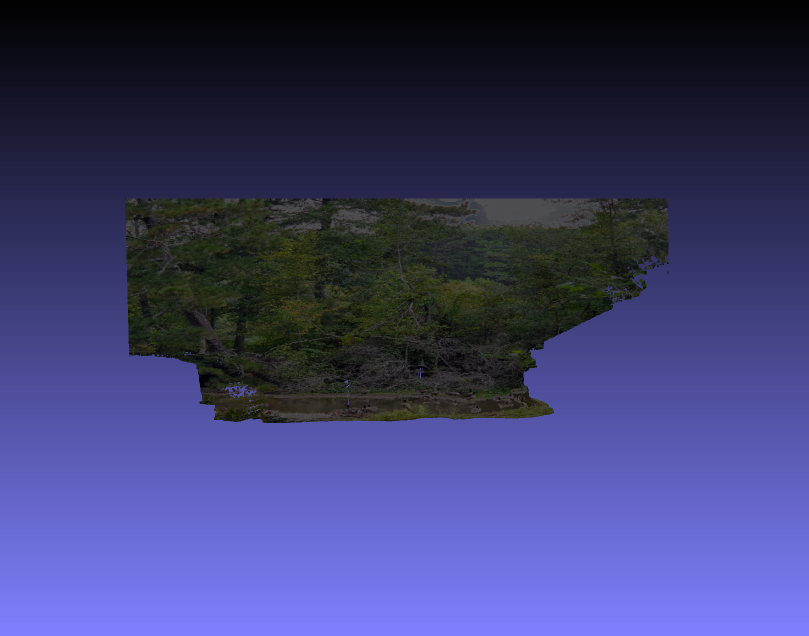
#> input picture Assignments/HW3/Emory_campus_pcd_visualized.png, 1618 x 1272 px, found by its file name (shown at 1/2 size)
$ jupyter execute --allow-errors HW3.ipynb
#> lines starting #> are read from the running program, lines starting #| are printed output that depends on the picture; after the words box and inside, x2 and y2 are one past the last pixel; in counts of white or black regions, pixels touching at a corner belong together; long printed decimals are rounded
# HW3 — Make the 2D Photo Pop Out
**Total Points:** 100

**Due:** Thu, Oct 16 @ 11:59 PM ET

**Goal:** Backproject a single RGB image into a colored 3D point cloud.

**In this assignment, you will:**
1. Build a camera intrinsics matrix from image size and FOV.
2. Convert relative depth (Depth-Anything v2) to metric depth.
3. Backproject pixels to camera coordinates.
4. Color each 3D point from the RGB image.
5. Export a point cloud.

**What to submit:**
- The original notebook (`HW3.ipynb`)
- A PDF version of the notebook (`HW3.pdf`)
- The exported point cloud (`emory_campus_pcd.ply`)
- A screenshot of the point cloud opened in MeshLab (`emory_campus_pcd_visualized.png`)
- The point cloud built from your favorite outdoor scene photo (`favorite_scene_pcd.ply`)
- A screenshot of the point cloud built from your photo (`favorite_scene_pcd_visualized.png`)

[cell 1]
import os, math
import numpy as np
import cv2
import matplotlib.pyplot as plt
import imageio

[cell 2]
plt.rcParams["figure.figsize"] = (5,5)

def show(img, title=None, gray=False):
    if gray or (img.ndim==2):
        plt.imshow(img, cmap='gray')
    else:
        if img.ndim==3 and img.shape[2]==3:
            img = cv2.cvtColor(img, cv2.COLOR_BGR2RGB)
        plt.imshow(img)
    if title: plt.title(title)
    plt.axis('off'); plt.show()

## Part A. Build the intrinsic matrix (20 points)
### Explanation

We’ll use the pinhole camera model with square pixels and the principal point at the image center. Since we don’t know the focal lengths \(f_x\) and \(f_y\) a priori, we will derive them from the field of view (FOV) and the image size.

**Intrinsic matrix**
$$
K =
\begin{bmatrix}
f_x & 0 & c_x\\
0 & f_y & c_y\\
0 & 0 & 1
\end{bmatrix},\quad
c_x=\frac{W}{2},\; c_y=\frac{H}{2}
$$

- `f_x`, `f_y`: focal lengths in pixels along the x and y image axes (how many pixels correspond to one unit of distance at unit depth). Assuming square pixels, `f_y = f_x`.
- `c_x`, `c_y`: the principal point in pixel coordinates (where the optical axis intersects the sensor). In this homework, we will assume the principal point at the image center.

**What is FOV?**
The **field of view (FOV)** is the angular extent of the scene the camera sees.

### Q1-1. Derive `f_x` from horizontal FOV (`FOV_x`).
*Hint:* Use triangle. What is `tan(FOV_x / 2)`?

**Write Your Answer Here:**
$$ f_x = \dfrac{W}{2\,\tan\!\left(\dfrac{FOV_x}{2}\right)} $$

###Q1-2. Implement `build_intrinsics(W, H, fov_deg)`
Write a function that returns the pinhole intrinsics matrix `K` given the image shape and FoV.

[cell 3]
def build_intrinsics(W:int, H:int, fov_deg:float=None) -> np.ndarray:

    if fov_deg is None: fov_deg = 60.0
    K = None

    ### YOUR CODE HERE
    cx = W / 2.0
    cy = H / 2.0

    fov_rad = math.radians(fov_deg)
    fx = (W / 2.0) / math.tan(fov_rad / 2.0)
    fy = fx

    K = np.array([[fx, 0.0, cx],
                  [0.0, fy, cy],
                  [0.0, 0.0, 1.0]], dtype=np.float64)
    ### END YOUR CODE

    return K

[cell 4]
def check(K, K_expected):
    np.testing.assert_allclose(K, K_expected, rtol=0, atol=1e-9)
    print("Passed!")

[cell 5]
W, H, FOV = 200, 100, 90
K = build_intrinsics(W, H, FOV)
K_expected = np.array([[100.0, 0.0, 100.0],
                       [  0.0,100.0,  50.0],
                       [  0.0,  0.0,   1.0]], dtype=np.float64)
check(K, K_expected)

## Part B. Compute Metric Depth from Relative Depth (30 points)
### Explanation

Depth-Anything v2 predicts **relative depth** that behaves like **inverse depth** (also called disparity): closer points should have larger “depth” responses than farther points. Many monocular/stereo methods model distance this way because:
- In pinhole geometry, stereo **disparity ∝ 1 / Z** (Z = metric depth).
- Inverse depth compresses very large distances and is numerically easier to learn.

We convert it to **metric depth** by assuming the model’s output is an **affine transform of inverse depth**:

- **Model:** `Z = 1 / (A + B * y)`
  - `y` = normalized relative depth in `[0, 1]`.
  - `Z` = metric depth (meters).
  - `A, B` = unknown calibration scalars.

- **Percentile calibration:**
  1) Pick two **percentiles** of `y` (e.g., `p_lo=5%` for “far-ish background”, `p_hi=95%` for “near-ish foreground”).
  2) Assign **plausible metric depths** to those two percentiles (e.g., `ZL_target=2.5 m`, `ZH_target=0.8 m`).
  3) Solve the two linear equations in inverse depth:
     ```
     1/ZL_target = A + B * yL
     1/ZH_target = A + B * yH
     ```
     which gives `A` and `B`.
  4) Compute metric depth per pixel:
     ```
     depth_m = 1 / (A + B * y)
     ```

Read the relative (inverse) depth map predicted by [Depth Anything V2](https://huggingface.co/spaces/depth-anything/Depth-Anything-V2).

[cell 6]
# Input file path
rgb_path = "emory-campus.png"
depth_raw = "emory-campus-depth-raw.png"

# --- Load RGB input ---
rgb_bgr = cv2.imread(rgb_path, cv2.IMREAD_COLOR)
#> (the rest of this cell did not finish here and is left out)

[cell 7]
def normalize_depth(x):
    x = x.astype(np.float32)
    mn, mx = float(x.min()), float(x.max())
    return (x - mn) / (mx - mn + 1e-8)

###Q2-1. Convert inverse depth to metric depth.

Compute the metric depth.

#> (a cell that did not finish here is left out)

#> (a cell that did not finish here is left out)

## Part C. 2D→3D Backprojection (30 points)
### Explanation
1) From image coordinates `u, v`, first map back to camera coordinate system by shifting the origin.
2) Then move from the image plane at depth `f` to the normalized image plane at depth `1`.
3) Finally, scale along the ray by the metric depth to recover the 3D point.

###Q3-1. Convert inverse depth to metric depth.

[cell 10]
FOV_DEG = 120.0
#> (the rest of this cell did not finish here and is left out)

#> (a cell that did not finish here is left out)

Extract per-point color

#> (a cell that did not finish here is left out)

Save point cloud to PLY

[cell 13]
def write_ply(path:str, xyz:np.ndarray, rgb:np.ndarray):

    """Write ASCII PLY: x y z r g b."""
    N = xyz.shape[0]
    if rgb.dtype != np.uint8:
        rgb = np.clip(rgb, 0, 255).astype(np.uint8)

    header = "\n".join([
        "ply", "format ascii 1.0",
        f"element vertex {N}",
        "property float x", "property float y", "property float z",
        "property uchar red", "property uchar green", "property uchar blue",
        "end_header"
    ]) + "\n"

    with open(path, "w") as f:
        f.write(header)
        for (x,y,z),(r,g,b) in zip(xyz, rgb):
            f.write(f"{x:.6f} {y:.6f} {z:.6f} {int(r)} {int(g)} {int(b)}\n")
    print("Saved:", os.path.abspath(path))

[cell 14]
out_ply = "emory_campus_pcd.ply"
#> (the rest of this cell did not finish here and is left out)

## Part D. Visualize the Point Cloud (10 points)
### Explanation
1) Download **MeshLab** (lightweight, open-source) from <https://www.meshlab.net/>.
2) Open `emory_campus_pcd.ply`.
3) Adjust lighting settings (Tools → Options).
4) Hide the trackball (View → uncheck **Show Trackball**).
5) Take a screenshot by clicking the **camera** icon. Save it as `emory_campus_pcd_visualized.png`

Adjust to a bright lighting setting as shown in the image.

[cell 15]
img_inst = cv2.imread('meshlab-adjust-lighting.png')
#> (the rest of this cell did not finish here and is left out)

Take a screenshot.

[cell 16]
pcd_img = cv2.imread('emory_campus_pcd_visualized.png')
#> pcd_img is the input picture: shape (1272, 1618, 3); mean B, G, R 110.6, 60.7, 60
pcd_img = cv2.cvtColor(pcd_img, cv2.COLOR_BGR2RGB)
plt.imshow(pcd_img)
plt.axis('off')
plt.show()

## Part E. Create a 3D Photo of Your Favorite Scene (10 points)
### Explanation
1) Open your favorite outdoor scene photo.
2) Predict the relative (inverse) depth map using [Depth Anything V2](https://huggingface.co/spaces/depth-anything/Depth-Anything-V2). Export the **16-bit raw** depth image (e.g., `favorite_scene_depth_raw.png`).
3) Build a point cloud from your photo using the predicted depth and save it as `favorite_scene_pcd.ply`.
4) Visualize the point cloud and take a screenshot saved as `favorite_scene_pcd_visualized.png`.

### Using custom.png for Part E
We use `custom.png` with a corresponding 16-bit raw depth `custom-depth-raw.png` (exported from Depth Anything V2) to build and save `favorite_scene_pcd.ply`. Run this cell after completing Parts A–C.

[cell 17]
# Part E pipeline for custom.png
# Configure paths
fav_rgb_path = "custom.png"
fav_depth_raw = "custom-depth-raw.png"  # 16-bit raw from Depth Anything V2

# Load RGB
fav_rgb_bgr = cv2.imread(fav_rgb_path, cv2.IMREAD_COLOR)
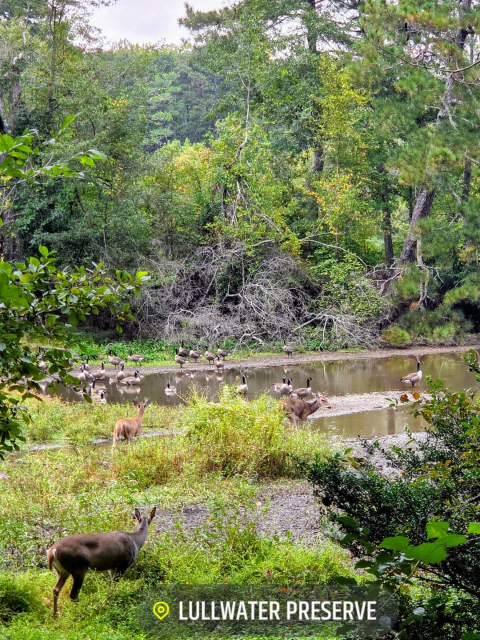
#> input picture Assignments/HW3/custom.png, 960 x 1280 px (shown at 1/2 size)
#> fav_rgb_bgr is the input picture: shape (1280, 960, 3); mean B, G, R 86.1, 126.7, 117.8
assert fav_rgb_bgr is not None, "Could not read custom.png"
Hf, Wf = fav_rgb_bgr.shape[:2]
#> Hf = 1280; Wf = 960
show(fav_rgb_bgr, "Favorite RGB")

# Load depth raw (robust): prefer 16-bit; fallback to 8-bit if provided; final fallback uses grayscale luminance
fav_depth_rel = None
if os.path.exists(fav_depth_raw):
    fav_raw = cv2.imread(fav_depth_raw, cv2.IMREAD_UNCHANGED)
    if fav_raw is None:
        raise FileNotFoundError("custom-depth-raw.png exists but could not be read.")
    if fav_raw.dtype == np.uint16:
        nonzero = fav_raw[fav_raw > 0]
        scale = float(nonzero.max()) if nonzero.size else 1.0
        fav_depth_rel = fav_raw.astype(np.float32) / max(scale, 1.0)
        print("Loaded 16-bit depth raw.")
    else:
        fav_raw_f = fav_raw.astype(np.float32)
        mn, mx = float(fav_raw_f.min()), float(fav_raw_f.max())
        fav_depth_rel = (fav_raw_f - mn) / (mx - mn + 1e-8)
        print("Loaded non-16-bit depth; normalized as relative depth.")
else:
    gray = cv2.cvtColor(fav_rgb_bgr, cv2.COLOR_BGR2GRAY).astype(np.float32)
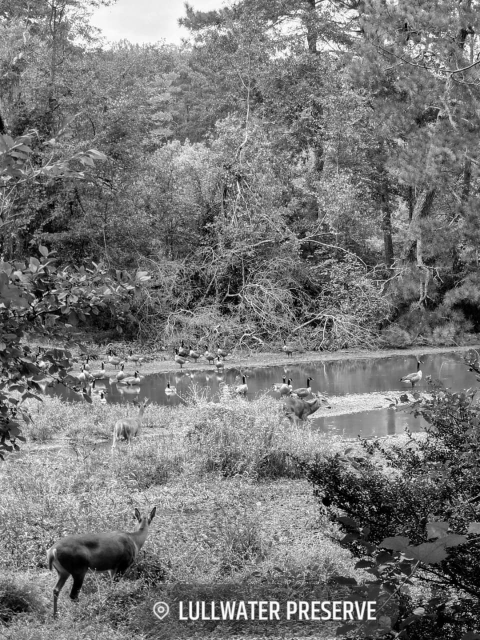
#> gray: shape (1280, 960) float32 (shown at 1/2 size); min 0, max 255, mean 119.4
    fav_depth_rel = normalize_depth(gray)
#> in normalize_depth, `mn, mx = float(x.min()), float(x.max())`: mn = 0; mx = 255

show((np.clip(fav_depth_rel,0,1)*255).astype(np.uint8), "Favorite Relative Depth", gray=True)
#> call 2 of show, with title = 'Favorite Relative Depth', gray = True
#> in show (call 2), `plt.axis('off')`:
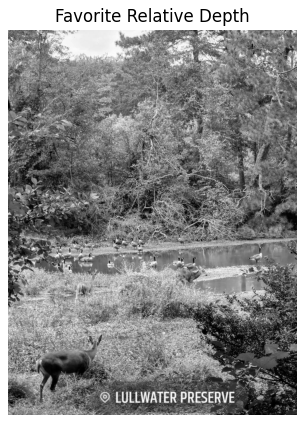
#> figure drawn by matplotlib, 1 panel

# Align sizes if needed
Hdf, Wdf = fav_depth_rel.shape[:2]
#> Hdf = 1280; Wdf = 960
if (Hdf, Wdf) != (Hf, Wf):
    fav_rgb_bgr = cv2.resize(fav_rgb_bgr, (Wdf, Hdf), interpolation=cv2.INTER_LINEAR)
    Hf, Wf = fav_rgb_bgr.shape[:2]

# Metric depth calibration (reuse Q2 approach)
yf = normalize_depth(fav_depth_rel)
p_lo, p_hi = 5.0, 95.0
yLf, yHf = np.percentile(yf, [p_lo, p_hi])
#> yLf = 0.118; yHf = 0.824
ZL_target, ZH_target = 3.0, 1.0  # typical outdoor range
invZL, invZH = 1.0/ZL_target, 1.0/ZH_target
Bf = (invZH - invZL) / (yHf - yLf + 1e-12)
#> Bf = 0.944
Af = invZL - Bf * yLf
#> Af = 0.222
fav_depth_m = 1.0 / (Af + Bf * yf + 1e-12)
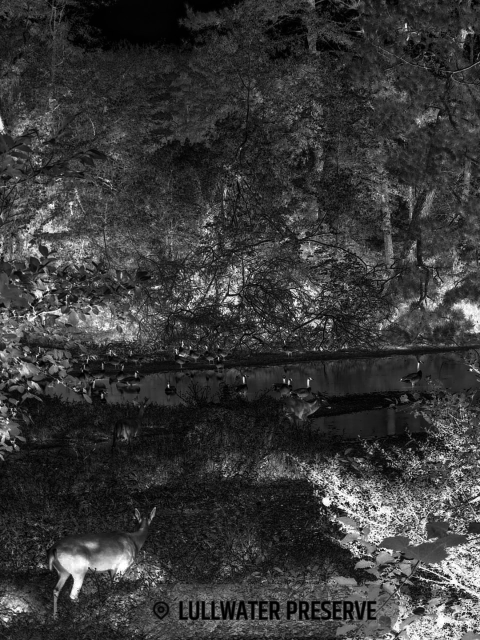
#> fav_depth_m: shape (1280, 960) float32 (shown at 1/2 size); min 0.857, max 4.5, mean 1.67; drawn with min black and max white

# Valid mask similar to Part B
fav_rgb = cv2.cvtColor(fav_rgb_bgr, cv2.COLOR_BGR2RGB)
valid_f = np.isfinite(fav_depth_m) & (fav_depth_m > 1e-6)
#> valid_f: shape (1280, 960) bool; every value is 1
if valid_f.any():
    lo, hi = np.percentile(fav_depth_m[valid_f], [1.0, 99.0])
#> lo = 0.888; hi = 4.15
    valid_f &= (fav_depth_m>=lo) & (fav_depth_m<=hi)
valid_f &= (np.mean(fav_rgb, axis=2) < 245)
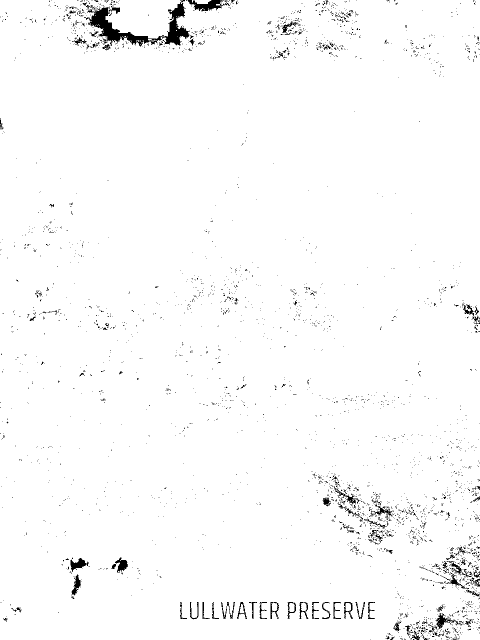
#> valid_f: shape (1280, 960) bool (shown at 1/2 size); 98% white; 2958 black regions (2825 under 20 px), largest, box (x1, y1, x2, y2) and area: (172, 0, 380, 93) 5183, (375, 0, 460, 23) 910, (141, 1116, 177, 1144) 470

# Backproject using intrinsics from Part A
FOV_DEG_F = 90.0
Kf = build_intrinsics(Wf, Hf, fov_deg=FOV_DEG_F)
fxf, fyf, cxf, cyf = Kf[0,0], Kf[1,1], Kf[0,2], Kf[1,2]
#> fxf = 480; fyf = 480; cxf = 480; cyf = 640
u_f, v_f = np.meshgrid(np.arange(Wf, dtype=np.float32), np.arange(Hf, dtype=np.float32))
Zf = fav_depth_m.astype(np.float32)
Xf = (u_f - cxf) * Zf / fxf
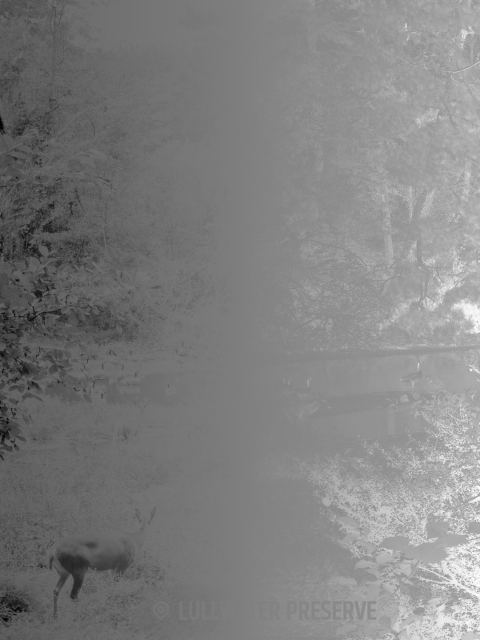
#> Xf: shape (1280, 960) float32 (shown at 1/2 size); min -4.44, max 4.49, mean 0.0464; drawn with min black and max white
Yf = (v_f - cyf) * Zf / fyf
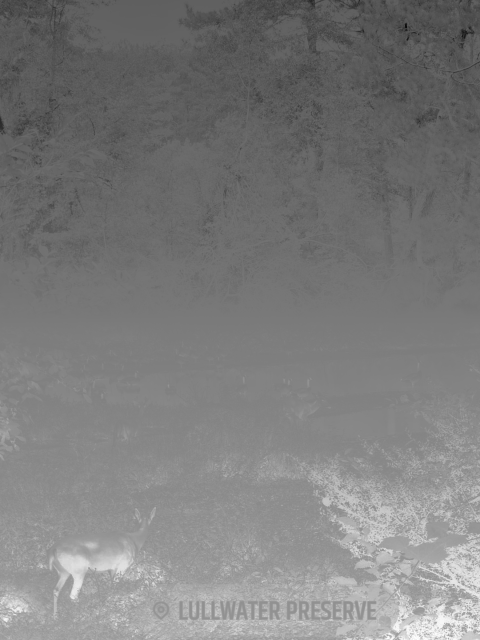
#> Yf: shape (1280, 960) float32 (shown at 1/2 size); min -5.53, max 5.99, mean 0.0936; drawn with min black and max white
pts_fav = np.stack([Xf[valid_f], Yf[valid_f], Zf[valid_f]], axis=1)
cols_fav = fav_rgb.reshape(-1,3)[valid_f.reshape(-1)]

# Save
out_fav_ply = "favorite_scene_pcd.ply"
write_ply(out_fav_ply, pts_fav, cols_fav)
#> the loop in write_ply, `for (x,y,z),(r,g,b) in zip(xyz, rgb):` made 1204381 passes
#> (x, y, z, r, g, b) on passes 1 to 3: (-1.36, -1.82, 1.36, 139, 138, 136), (-1.4, -1.87, 1.4, 134, 133, 131), (-1.35, -1.81, 1.36, 139, 140, 135)
print("Favorite K=\n", Kf)
#| Favorite K=
#|  [[480.   0. 480.]
#|  [  0. 480. 640.]
#|  [  0.   0.   1.]]
print(f"A_f={Af:.6f}, B_f={Bf:.6f}")
#| A_f=0.2222, B_f=0.9444

[cell 18]
#show favourite scene pcd image
pcd_img = cv2.imread('/Users/lauhityareddy/Repos/CS485_584/Assignments/HW3/favourite_scene_pcd_visualized.png')
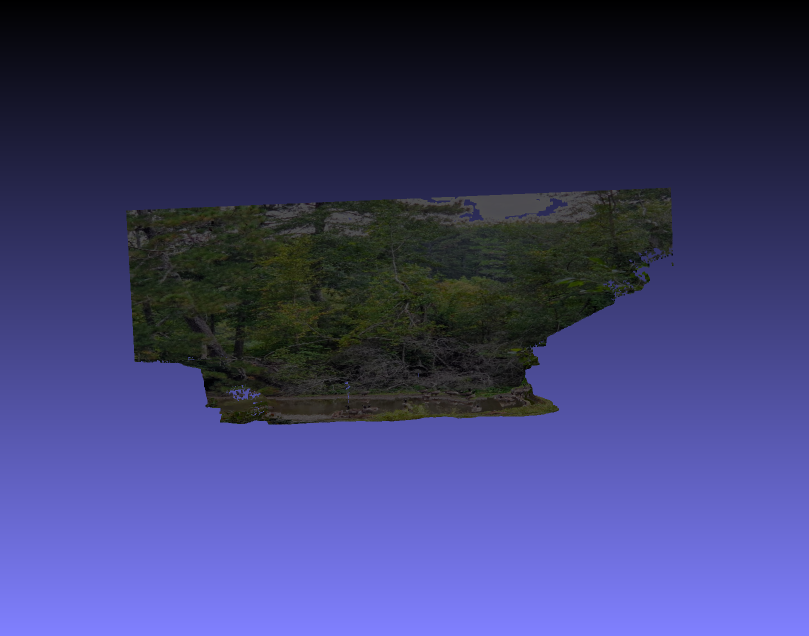
#> input picture Assignments/HW3/favourite_scene_pcd_visualized.png, 1618 x 1272 px, found by its file name (shown at 1/2 size)
#> pcd_img is the input picture: shape (1272, 1618, 3); mean B, G, R 110.7, 60.7, 60
pcd_img = cv2.cvtColor(pcd_img, cv2.COLOR_BGR2RGB)
plt.imshow(pcd_img)
plt.axis('off')
plt.show()
